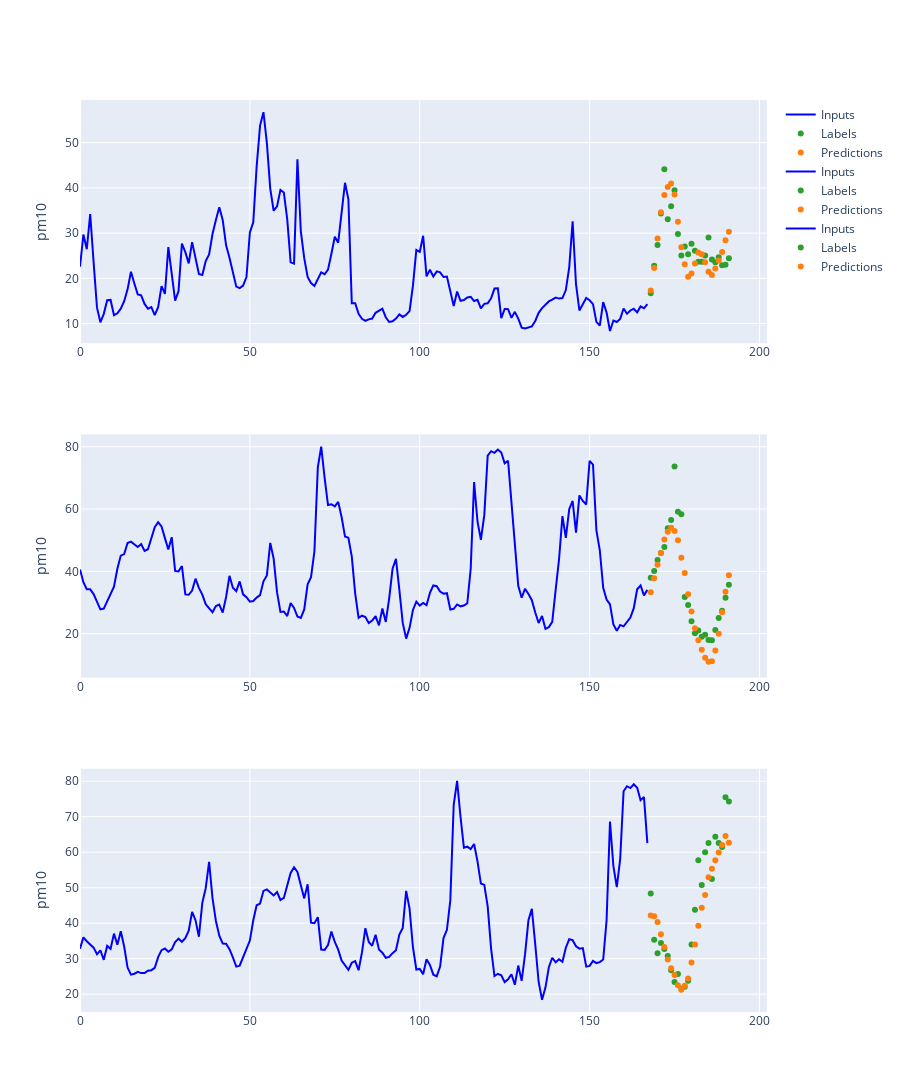

The code cell stored with this chart in its notebook:
### Code cell
windowGenerator.plot(cnn_lstm_model, offset=2)

### Figure 1 — Plotly figure (JSON) as saved in the notebook; plotly's stock layout.template omitted (floating-point values rounded to 4 significant figures; data arrays with more than 128 entries replaced by an {"elided": "..."} marker saying what was removed)
{"data": [{"marker": {"color": "blue"}, "name": "Inputs", "type": "scatter", "x": {"elided": "168 int values"}, "xaxis": "x", "y": {"elided": "168 float values"}, "yaxis": "y"}, {"marker": {"color": "#2ca02c"}, "mode": "markers", "name": "Labels", "type": "scatter", "x": [168, 169, 170, 171, 172, 173, 174, 175, 176, 177, 178, 179, 180, 181, 182, 183, 184, 185, 186, 187, 188, 189, 190, 191], "xaxis": "x", "y": [16.7, 22.8, 27.35, 34.33, 44.12, 33.08, 35.93, 39.47, 29.79, 25.04, 27.06, 25.35, 27.68, 26.1, 23.67, 23.65, 25.04, 29.01, 24.14, 23.56, 24.68, 22.89, 23.03, 24.42], "yaxis": "y"}, {"marker": {"color": "#ff7f0e"}, "mode": "markers", "name": "Predictions", "type": "scatter", "x": [168, 169, 170, 171, 172, 173, 174, 175, 176, 177, 178, 179, 180, 181, 182, 183, 184, 185, 186, 187, 188, 189, 190, 191], "xaxis": "x", "y": [17.3, 22.27, 28.82, 34.62, 38.42, 40.21, 40.95, 38.55, 32.52, 26.85, 23.14, 20.38, 21.09, 23.27, 25.74, 25.33, 23.56, 21.44, 20.77, 22.17, 23.95, 25.84, 28.42, 30.33], "yaxis": "y"}, {"marker": {"color": "blue"}, "name": "Inputs", "type": "scatter", "x": {"elided": "168 int values"}, "xaxis": "x2", "y": {"elided": "168 float values"}, "yaxis": "y2"}, {"marker": {"color": "#2ca02c"}, "mode": "markers", "name": "Labels", "type": "scatter", "x": [168, 169, 170, 171, 172, 173, 174, 175, 176, 177, 178, 179, 180, 181, 182, 183, 184, 185, 186, 187, 188, 189, 190, 191], "xaxis": "x2", "y": [37.92, 40.14, 43.61, 45.86, 47.81, 53.82, 56.49, 73.66, 59.11, 58.37, 31.75, 29.19, 23.94, 20.12, 21.02, 18.98, 19.61, 17.96, 17.84, 21.19, 25.0, 27.33, 31.53, 35.7], "yaxis": "y2"}, {"marker": {"color": "#ff7f0e"}, "mode": "markers", "name": "Predictions", "type": "scatter", "x": [168, 169, 170, 171, 172, 173, 174, 175, 176, 177, 178, 179, 180, 181, 182, 183, 184, 185, 186, 187, 188, 189, 190, 191], "xaxis": "x2", "y": [33.28, 37.78, 42.13, 45.92, 50.19, 52.7, 54.03, 52.94, 49.97, 44.37, 39.5, 32.65, 27.08, 21.71, 17.85, 14.82, 12.28, 10.99, 11.17, 14.63, 19.96, 26.89, 33.42, 38.72], "yaxis": "y2"}, {"marker": {"color": "blue"}, "name": "Inputs", "type": "scatter", "x": {"elided": "168 int values"}, "xaxis": "x3", "y": {"elided": "168 float values"}, "yaxis": "y3"}, {"marker": {"color": "#2ca02c"}, "mode": "markers", "name": "Labels", "type": "scatter", "x": [168, 169, 170, 171, 172, 173, 174, 175, 176, 177, 178, 179, 180, 181, 182, 183, 184, 185, 186, 187, 188, 189, 190, 191], "xaxis": "x3", "y": [48.33, 35.36, 31.52, 34.43, 32.7, 30.75, 26.76, 23.41, 25.69, 21.55, 22.09, 23.77, 33.98, 43.82, 57.73, 50.76, 59.95, 62.59, 52.44, 64.37, 62.61, 61.46, 75.45, 74.28], "yaxis": "y3"}, {"marker": {"color": "#ff7f0e"}, "mode": "markers", "name": "Predictions", "type": "scatter", "x": [168, 169, 170, 171, 172, 173, 174, 175, 176, 177, 178, 179, 180, 181, 182, 183, 184, 185, 186, 187, 188, 189, 190, 191], "xaxis": "x3", "y": [42.2, 41.97, 40.33, 36.87, 33.29, 29.79, 27.33, 25.41, 22.49, 21.27, 22.39, 24.45, 28.95, 34.03, 39.28, 44.37, 47.97, 52.93, 55.3, 57.72, 59.89, 62.01, 64.56, 62.63], "yaxis": "y3"}], "layout": {"height": 1200, "xaxis": {"anchor": "y", "domain": [0, 1]}, "xaxis2": {"anchor": "y2", "domain": [0, 1]}, "xaxis3": {"anchor": "y3", "domain": [0, 1]}, "yaxis": {"anchor": "x", "domain": [0.7333, 1], "title": {"text": "pm10"}}, "yaxis2": {"anchor": "x2", "domain": [0.3667, 0.6333], "title": {"text": "pm10"}}, "yaxis3": {"anchor": "x3", "domain": [0, 0.2667], "title": {"text": "pm10"}}}}
